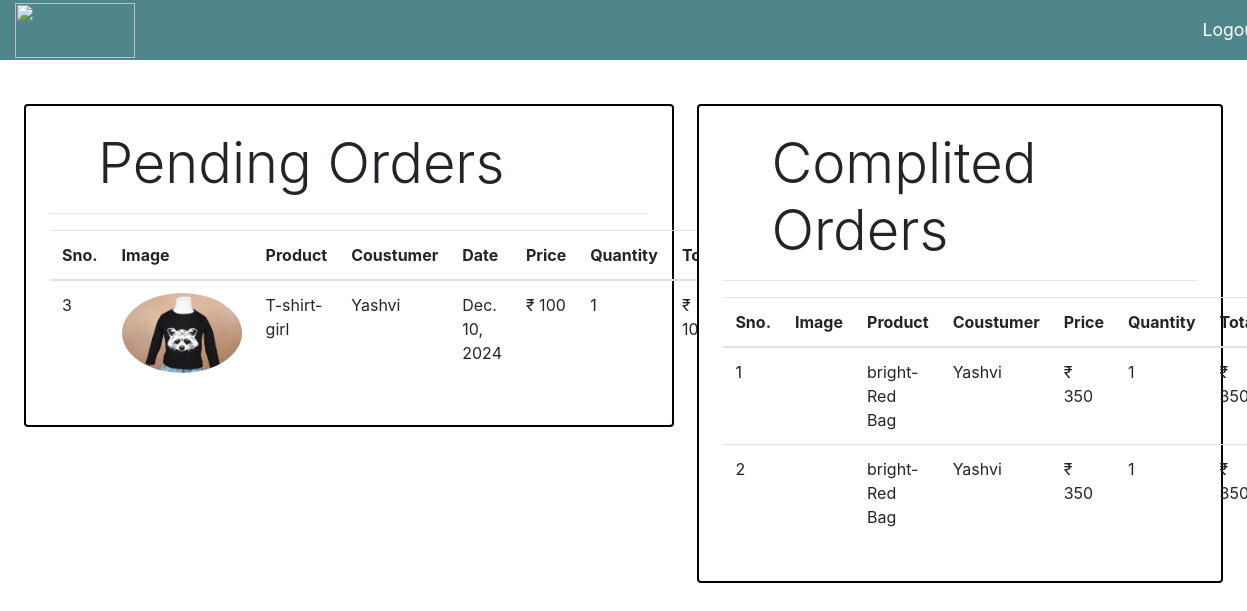
Page /pending on the committed database.
### store/models/orders.py (models this page shows, shortened)
class Orders(models.Model):
    product = models.ForeignKey(Product, on_delete=models.CASCADE)
    customer = models.ForeignKey(Customer, on_delete=models.CASCADE)
    quantity = models.IntegerField(default=1)
    price = models.IntegerField(default=0)
    phone = models.CharField(max_length=50, default='')
    address = models.CharField(max_length=200, default='')
    date = models.DateField(default=datetime.datetime.today)
    status = models.BooleanField(default='False')
    @staticmethod
    def get_all_order():
        return Orders.objects.all()

### store/models/product.py (models this page shows, shortened)
class Product(models.Model):
    name = models.CharField(max_length=50,default='')
    price = models.IntegerField(default=0)
    category = models.ForeignKey(Category, on_delete=models.CASCADE,default=1)
    description = models.CharField(max_length=200,default='')
    image = models.ImageField(upload_to='products/',default='')

### store/models/customer.py (models this page shows, shortened)
class Customer(models.Model):
    first_name = models.CharField(max_length=50, default='')
    last_name = models.CharField(max_length=50, default='')
    phone = models.CharField(max_length=15, default='')
    email = models.EmailField()
    password = models.CharField(max_length=500)

### store/views/AdminLogin.py (the view)
# urls.py: path('pending', pending,name="pending"),
def pending(request):
    pending.return_url = request.GET.get('return_url')
    orders = Orders.get_all_order()
    return render(request, 'pending.html', {'orders': orders})

### store/templatetags/custom_filters.py (called while the page is built)
@register.filter(name="currency")
def currency(number):
    return " ₹ " + str(number)

@register.filter(name="multiply")
def multiply(number,number1):
    return number*number1

### store/templates/pending.html (shortened to what this page needs)
<!DOCTYPE html>
{% load cart %}
{% load custom_filters %}
    <html lang="en">
    <head>
    <link rel="stylesheet" href="https://cdn.jsdelivr.net/npm/bootstrap@4.1.3/dist/css/bootstrap.min.css"
>
</head>
<body>
<header class="header " style="display: flex;align-items: center">
        <div class="logo-container " style="margin-left:5px;">
            <img src="https://tse1.mm.bing.net/th?id=OIP.tv04p4t35hQYkb1GXyRGggHaE7&pid=Api&P=0&h=180" style="height:55px;width:120px">
        </div>
        <div class="cart-container" style="color:white;margin-left:85%">
            <a class="nav-link disabled" style="color:white" href="/logout">Logout</a>
        </div>
</header>
{% block content %}
{% load cart %}
{% load custom_filters %}
<div class="split left" >
   <div class="blackborder rounded p-4 m-4" >
        <p class="display-4 pl-4 ml-4">Pending Orders</p>
        <hr>
        <table class="table">
            <thead>
                <tr>
                    <th>Sno.</th>
                    <th>Image</th>
                    <th>Product</th>
                     <th>Coustumer</th>
                    <th>Date</th>
                    <th>Price</th>
                    <th>Quantity</th>
                    <th>Total</th>
                </tr>
            </thead>
            <tbody>
    {% for order in orders %}
    {% if not order.status %}
    <tr>
        <td>{{ forloop.counter }}</td>
        <td><img style="height: 80px;" class="rounded-circle" src="{{ order.product.image.url }}" alt=""></td>
        <td>{{ order.product.name}}</td>
        <td>{{ order.customer.first_name}}</td>
        <td>{{ order.date }}</td>
        <td>{{ order.price|currency }}</td>
        <td>{{ order.quantity }}</td>
        <td>{{ order.quantity|multiply:order.price|currency }}</td>
    </tr>
    {% endif %}
    {% endfor %}
</tbody>
        </table>
   </div>
</div>
<div class="split right" >
   <div class="blackborder rounded p-4 m-4">
        <p class="display-4 pl-4 ml-4">Complited Orders</p>
        <hr>
        <table class="table">
            <thead>
                <tr>
                    <th>Sno.</th>
                    <th>Image</th>
                    <th>Product</th>
                    <th>Coustumer</th>
                    <th>Price</th>
                    <th>Quantity</th>
                    <th>Total</th>
                </tr>
            </thead>
            <tbody>
    {% for order in orders %}
    {% if order.status %}
    <tr>
        <td>{{ forloop.counter }}</td>
        <td><img style="height: 80px;" class="rounded-circle" src="{{ order.product.image.url }}" alt=""></td>
        <td>{{ order.product.name }}</td>
        <td>{{ order.customer.first_name}}</td>
        <td>{{ order.price|currency }}</td>
        <td>{{ order.quantity }}</td>
        <td>{{ order.quantity|multiply:order.price|currency }}</td>
    </tr>
    {% endif %}
    {% endfor %}
</tbody>
        </table>
   </div>
</div>
{% endblock %}

### store/templates/pending.html (style rules this page uses)
* { box-sizing: border-box; }
body { margin: 0; padding:0; }
.header { background-color:#4f868c ; height: 60px; width:100%; color: white; margin:0%; padding-left:10px; }
.cart-container { margin-left:3px; font-size: 1.1rem; display: flex; }
.split { height:100%; position:fixed; overflow-x:hidden; padding-top:20px; }
.left { width:56%; left:0; }
.right { width:46%; right:0; }
.blackborder { border: 2px solid Black; }

### rows in the picture
Orders: product.image (picture), product.name "T-shirt-girl", customer.first_name "Yashvi", date "Dec. 10, 2024", price "₹ 100", quantity "1", quantity|multiply "₹…"
Orders: product.name "bright-Red Bag", customer.first_name "Yashvi", price "₹ 350", quantity "1", quantity|multiply "₹…"
Orders: product.name "bright-Red Bag", customer.first_name "Yashvi", price "₹ 350", quantity "1", quantity|multiply "₹…"
